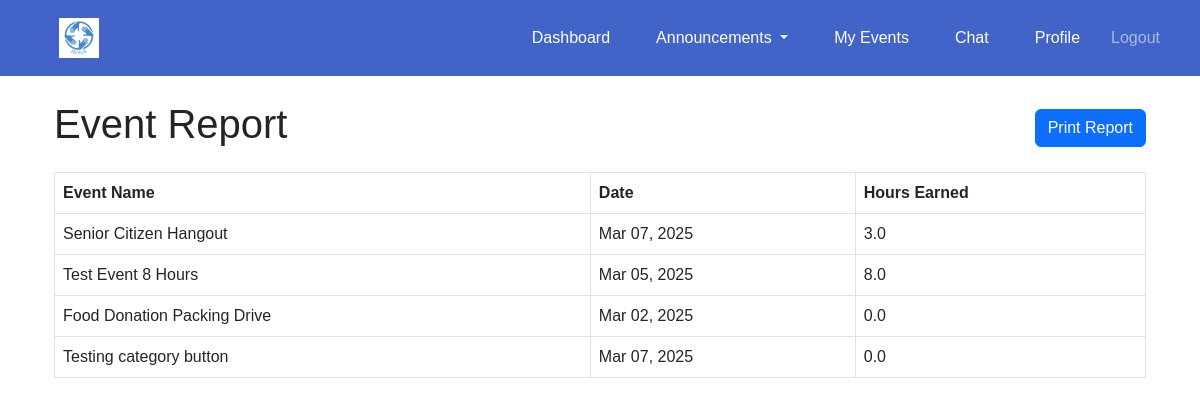
The page /profile/event-report/ (signed in) on the database as committed earlier.
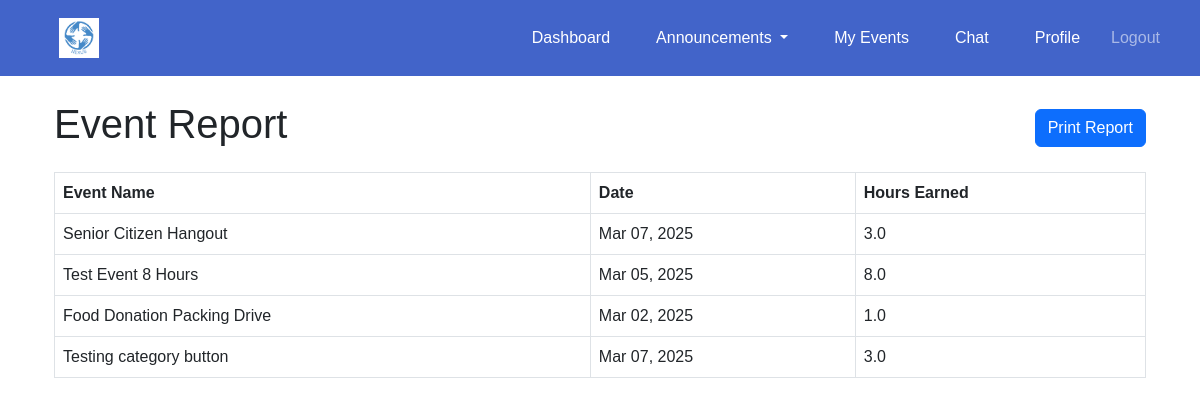
The same page on the database as committed later.
### events/models.py (models this page shows, shortened)
class VolunteerParticipation(models.Model):
    volunteer = models.ForeignKey(settings.AUTH_USER_MODEL, on_delete=models.CASCADE, related_name="participations")
    event = models.ForeignKey(Event, on_delete=models.CASCADE, related_name="participations")
    hours_contributed = models.FloatField(default=0)
    date_participated = models.DateTimeField(auto_now_add=True)

class Event(models.Model):
    CATEGORY_CHOICES = [
        ('education', 'Education'),
        ('social development', 'Social Development'),
        ('senior citizen', 'Senior Citizen'),
    ]
    organisation = models.ForeignKey(settings.AUTH_USER_MODEL, on_delete=models.CASCADE)
    name = models.CharField(max_length=255)
    description = models.TextField()
    date = models.DateTimeField()
    start_time = models.TimeField(default=time(9, 0))  # Default: 09:00 AM
    end_time = models.TimeField(default=time(17, 0))  # Default: 05:00 PM
    location = models.CharField(max_length=255)
    volunteers_needed = models.PositiveIntegerField()
    roles_responsibilities = models.TextField()
    category = models.CharField(max_length=50, choices=CATEGORY_CHOICES, blank=False, default='Education')

### accounts/views.py (the view)
# urls.py: path("profile/event-report/", views.volunteer_event_report, name="volunteer_event_report"),
@login_required
def volunteer_event_report(request):
    print("DEBUG: volunteer_event_report function executed")  # Debugging print statement
    volunteer_events = VolunteerParticipation.objects.filter(volunteer=request.user)
    return render(request, "accounts/volunteer_event_report.html", {
        "volunteer_events": volunteer_events,
    })

### accounts/templates/accounts/volunteer_event_report.html (shortened to what this page needs)
{% extends "base.html" %}
{% block content %}
<div class="container mt-4">
    <div class="d-flex justify-content-between align-items-center">
        <h1>Event Report</h1>
        <button onclick="window.print()" class="btn btn-primary">
             Print Report
        </button>
    </div>
    {% if volunteer_events %}
        <table class="table table-bordered mt-3">
            <thead>
                <tr>
                    <th>Event Name</th>
                    <th>Date</th>
                    <th>Hours Earned</th>
                </tr>
            </thead>
            <tbody>
                {% for event in volunteer_events %}
                    <tr>
                        <td>{{ event.event.name }}</td>
                        <td>{{ event.event.date|date:"M d, Y" }}</td>
                        <td>{{ event.hours_contributed }}</td>
                    </tr>
                {% endfor %}
            </tbody>
        </table>
    {% else %}
        <p class="text-center text-muted">No attended events found.</p>
    {% endif %}
</div>
{% endblock %}

Rows that differ between the two databases and show on the page:
changed VolunteerParticipation "Food Donation Packing Drive": hours_contributed "0.0" → "1.0"
changed VolunteerParticipation "Testing category button": hours_contributed "0.0" → "3.0"
